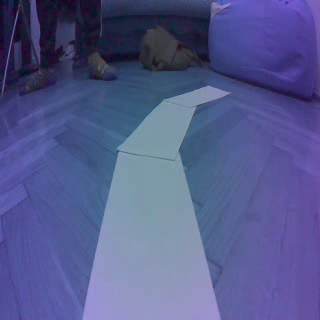
#> input picture frame 30 of Lane_detection/video/jetracer.avi, 320 x 320 px
$ python curve.py
#> lines starting #> are read from the running program, lines starting #| are printed output that depends on the picture; after the words box and inside, x2 and y2 are one past the last pixel; in counts of white or black regions, pixels touching at a corner belong together
import cv2
import numpy as np

def thresholding(img):
    hsv = cv2.cvtColor(img,cv2.COLOR_BGR2HSV)
    lowerWhite = np.array([45, 40, 148])
    upperWhite = np.array([155, 88, 255])
    maskedWhite= cv2.inRange(hsv,lowerWhite,upperWhite)
    return maskedWhite

def warpImg (img,points,w,h,inv=False):
    pts1 = np.float32(points)
    pts2 = np.float32([[0,0],[w,0],[0,h],[w,h]])
    if inv:
        matrix = cv2.getPerspectiveTransform(pts2,pts1)
    else:
        matrix = cv2.getPerspectiveTransform(pts1,pts2)
    imgWarp = cv2.warpPerspective(img,matrix,(w,h))
    return imgWarp

def getHistogram(img, minPer=0.1, display=False):
    histValues = np.sum(img, axis=0)
    maxValue = np.max(histValues)
    minValue = minPer*maxValue
    indexArray =np.where(histValues >= minValue)
    basePoint =  int(np.average(indexArray))

    if display:
        imgHist = np.zeros((img.shape[0],img.shape[1],3),np.uint8)
        for x,intensity in enumerate(histValues):
            cv2.line(imgHist,(x,img.shape[0]),(x,img.shape[0]-intensity//255),(255,0,255),1)
            cv2.circle(imgHist,(basePoint,img.shape[0]),20,(0,255,255),cv2.FILLED)
        return basePoint,imgHist
    return basePoint

def getLaneCurve(img):
    imgThres = thresholding(img)
    hT, wT, c = img.shape
    points = np.float32([(80, 177), (wT-80, 177),(40, 320 ), (wT-40, 320)])
    imgWarp = warpImg(imgThres, points, wT, hT)
    basePoint,imgHist = getHistogram(imgWarp, display=True)
    cv2.imshow('Thres', imgThres)
    cv2.imshow('Warp', imgWarp)
    cv2.imshow('Hist', imgHist)


cap = cv2.VideoCapture('C:/Users/pawci/Desktop/air/testowanko/jetracer.avi')
frameCounter = 0

if __name__ == '__main__':

    while True:
        frameCounter += 1
        if cap.get(cv2.CAP_PROP_FRAME_COUNT) == frameCounter:
            cap.set(cv2.CAP_PROP_POS_FRAMES, 0)
            frameCounter = 0

        ret, img = cap.read() # GET THE IMAGE
#> img is the input picture: shape (320, 320, 3); mean B, G, R 139.9, 89.5, 83.6
        img = cv2.resize(img,(320,320)) # RESIZE
        getLaneCurve(img)
#> in thresholding, `hsv = cv2.cvtColor(img,cv2.COLOR_BGR2HSV)`: hsv: shape (320, 320, 3); mean H, S, V 116.4, 112.4, 139.9
#> in thresholding, `maskedWhite= cv2.inRange(hsv,lowerWhite,upperWhite)`:
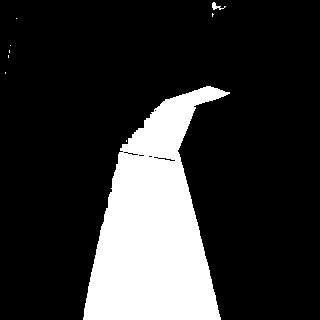
#> maskedWhite: shape (320, 320); 19.4% white; 9 white regions (7 under 20 px), largest, box (x1, y1, x2, y2) and area: (83, 86, 230, 320) 19824, (212, 2, 226, 10) 47
#> in warpImg, `imgWarp = cv2.warpPerspective(img,matrix,(w,h))`:
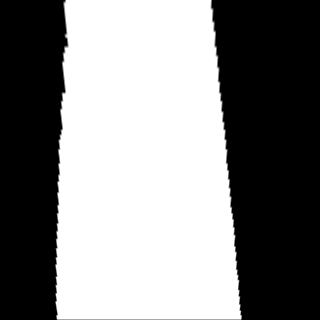
#> imgWarp: shape (320, 320); min 0, max 255, mean 132.6
#> in getHistogram, `histValues = np.sum(img, axis=0)`: histValues = 320 values, max 81512 at index 69, min 0 at index 0, mean 42430.9
#> in getHistogram, `maxValue = np.max(histValues)`: maxValue = 81512
#> in getHistogram, `minValue = minPer*maxValue`: minValue = 8151.2
#> in getHistogram, `basePoint =  int(np.average(indexArray))`: basePoint = 147
#> the loop in getHistogram, `for x,intensity in enumerate(histValues):` made 320 passes
#> intensity on passes 1 to 3: 0, 0, 0
#> after the loop in getHistogram, `for x,intensity in enumerate(histValues):`:
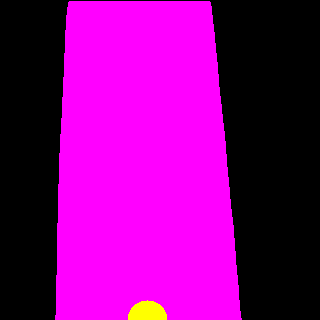
#> imgHist: shape (320, 320, 3); mean of channels 0, 1, 2 130.8, 1.5, 132.3; drawn as B, G, R
        cv2.imshow('Video', img)
        if cv2.waitKey(1) == ord('q'):

#> (key q is pressed here)
            break
    cap.release()
    cv2.destroyAllWindows()

$ run again, starting later in the video
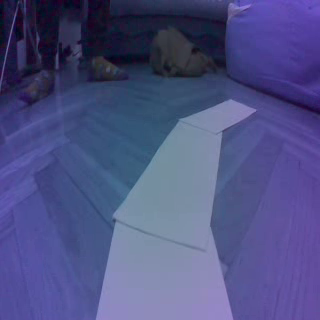
#> input picture frame 135 of Lane_detection/video/jetracer.avi, 320 x 320 px
#> img is the input picture: shape (320, 320, 3); mean B, G, R 130.8, 80.8, 77.2
#> hsv: shape (320, 320, 3); mean H, S, V 117.5, 117.2, 130.8
#> in thresholding, `maskedWhite= cv2.inRange(hsv,lowerWhite,upperWhite)`:
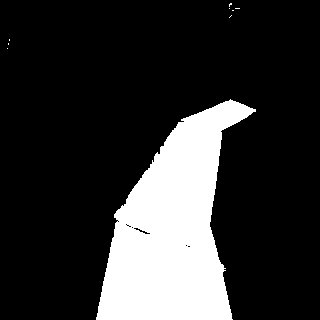
#> maskedWhite: shape (320, 320); 19.2% white; 9 white regions (8 under 20 px), largest, box (x1, y1, x2, y2) and area: (96, 99, 256, 320) 19625
#> histValues = 320 values, max 81512 at index 144, min 0 at index 0, mean 42921.7
#> maxValue = 81512
#> minValue = 8151.2
#> in getHistogram, `basePoint =  int(np.average(indexArray))`: basePoint = 171
#> after the loop in getHistogram, `for x,intensity in enumerate(histValues):`:
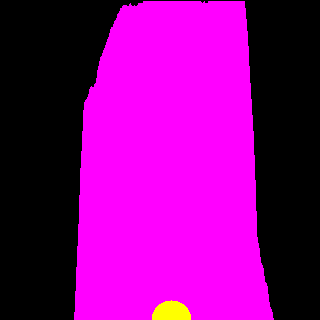
#> imgHist: shape (320, 320, 3); mean of channels 0, 1, 2 132.3, 1.5, 133.9; drawn as B, G, R

$ run again, starting later in the video
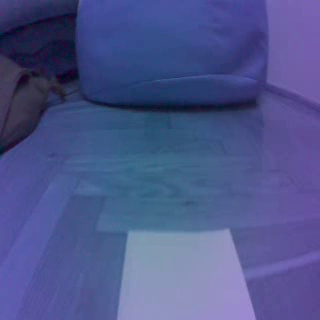
#> input picture frame 241 of Lane_detection/video/jetracer.avi, 320 x 320 px
#> img is the input picture: shape (320, 320, 3); mean B, G, R 139.1, 85.1, 76
#> hsv: shape (320, 320, 3); mean H, S, V 116.2, 124.9, 139.1
#> in thresholding, `maskedWhite= cv2.inRange(hsv,lowerWhite,upperWhite)`:
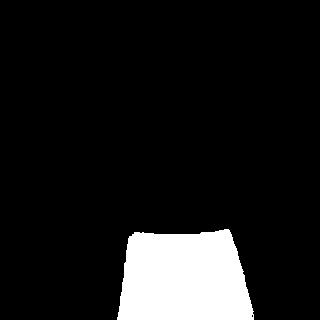
#> maskedWhite: shape (320, 320); 10.3% white; 1 white region, box (x1, y1, x2, y2) and area: (117, 229, 254, 320) 10508
#> histValues = 320 values, max 44035 at index 269, min 0 at index 0, mean 23253
#> maxValue = 44035
#> minValue = 4403.5
#> in getHistogram, `basePoint =  int(np.average(indexArray))`: basePoint = 194
#> after the loop in getHistogram, `for x,intensity in enumerate(histValues):`:
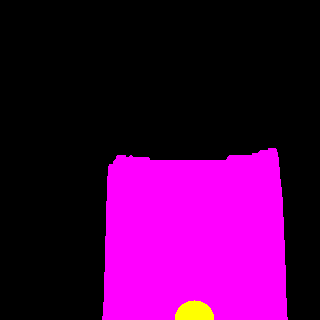
#> imgHist: shape (320, 320, 3); mean of channels 0, 1, 2 70.9, 1.5, 72.4; drawn as B, G, R
